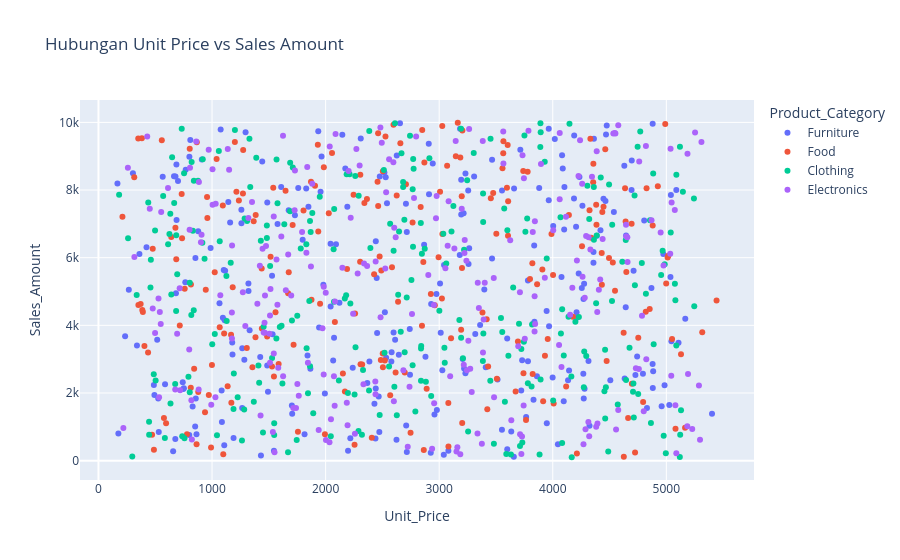

The code cell stored with this chart in its notebook:
### Markdown cell above
## Interactive Scatter Plot

### Code cell
fig_scatter = px.scatter(
    df,
    x='Unit_Price',
    y='Sales_Amount',
    color='Product_Category',
    hover_data=['Sales_Rep', 'Region'],  # Menampilkan info tambahan saat kursor diarahkan
    title='Hubungan Unit Price vs Sales Amount'
)

fig_scatter.show()

### Figure 1 — Plotly figure (JSON) as saved in the notebook; plotly's stock layout.template omitted (floating-point values rounded to 4 significant figures; data arrays with more than 128 entries replaced by an {"elided": "..."} marker saying what was removed)
{"data": [{"customdata": {"elided": "260x2 str values"}, "hovertemplate": "Product_Category=Furniture<br>Unit_Price=%{x}<br>Sales_Amount=%{y}<br>Sales_Rep=%{customdata[0]}<br>Region=%{customdata[1]}<extra></extra>", "legendgroup": "Furniture", "marker": {"color": "#636efa", "symbol": "circle"}, "mode": "markers", "name": "Furniture", "orientation": "v", "showlegend": true, "type": "scatter", "x": {"elided": "260 float values"}, "xaxis": "x", "y": {"elided": "260 float values"}, "yaxis": "y"}, {"customdata": {"elided": "226x2 str values"}, "hovertemplate": "Product_Category=Food<br>Unit_Price=%{x}<br>Sales_Amount=%{y}<br>Sales_Rep=%{customdata[0]}<br>Region=%{customdata[1]}<extra></extra>", "legendgroup": "Food", "marker": {"color": "#EF553B", "symbol": "circle"}, "mode": "markers", "name": "Food", "orientation": "v", "showlegend": true, "type": "scatter", "x": {"elided": "226 float values"}, "xaxis": "x", "y": {"elided": "226 float values"}, "yaxis": "y"}, {"customdata": {"elided": "268x2 str values"}, "hovertemplate": "Product_Category=Clothing<br>Unit_Price=%{x}<br>Sales_Amount=%{y}<br>Sales_Rep=%{customdata[0]}<br>Region=%{customdata[1]}<extra></extra>", "legendgroup": "Clothing", "marker": {"color": "#00cc96", "symbol": "circle"}, "mode": "markers", "name": "Clothing", "orientation": "v", "showlegend": true, "type": "scatter", "x": {"elided": "268 float values"}, "xaxis": "x", "y": {"elided": "268 float values"}, "yaxis": "y"}, {"customdata": {"elided": "246x2 str values"}, "hovertemplate": "Product_Category=Electronics<br>Unit_Price=%{x}<br>Sales_Amount=%{y}<br>Sales_Rep=%{customdata[0]}<br>Region=%{customdata[1]}<extra></extra>", "legendgroup": "Electronics", "marker": {"color": "#ab63fa", "symbol": "circle"}, "mode": "markers", "name": "Electronics", "orientation": "v", "showlegend": true, "type": "scatter", "x": {"elided": "246 float values"}, "xaxis": "x", "y": {"elided": "246 float values"}, "yaxis": "y"}], "layout": {"legend": {"title": {"text": "Product_Category"}, "tracegroupgap": 0}, "title": {"text": "Hubungan Unit Price vs Sales Amount"}, "xaxis": {"anchor": "y", "domain": [0, 1], "title": {"text": "Unit_Price"}}, "yaxis": {"anchor": "x", "domain": [0, 1], "title": {"text": "Sales_Amount"}}}}
